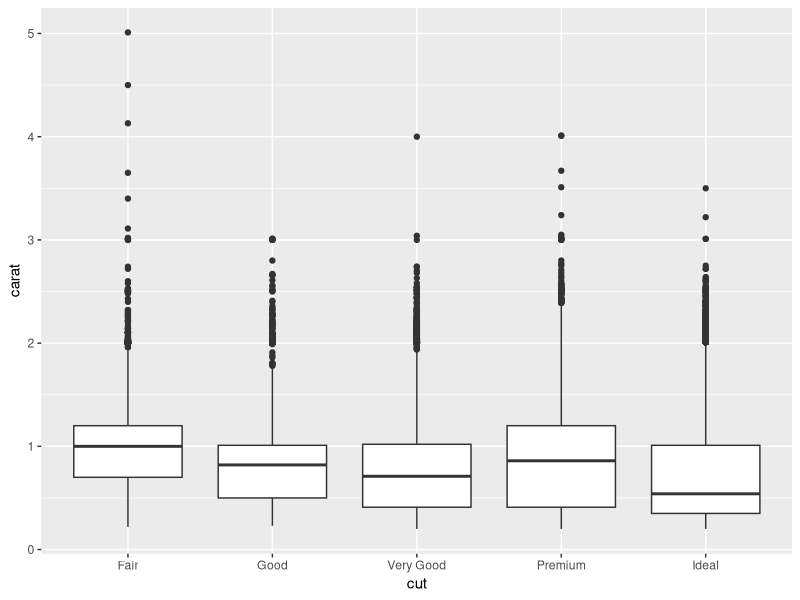
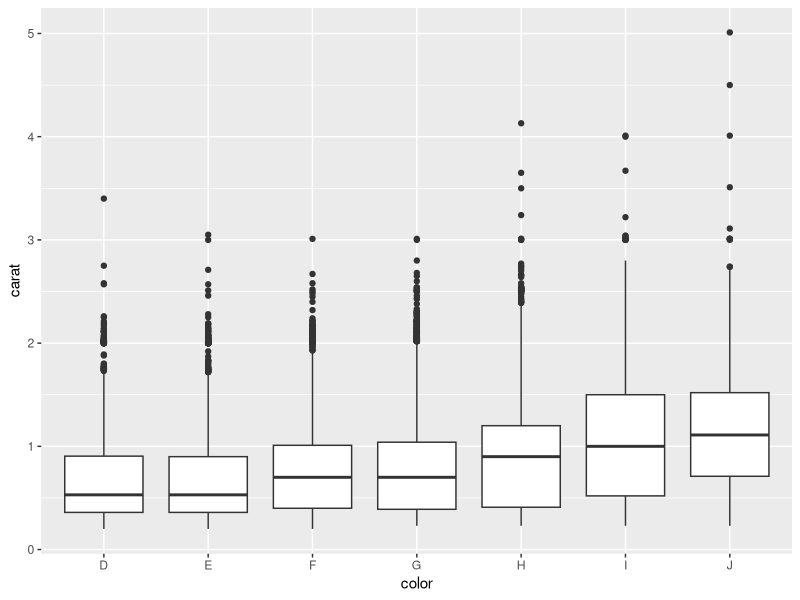
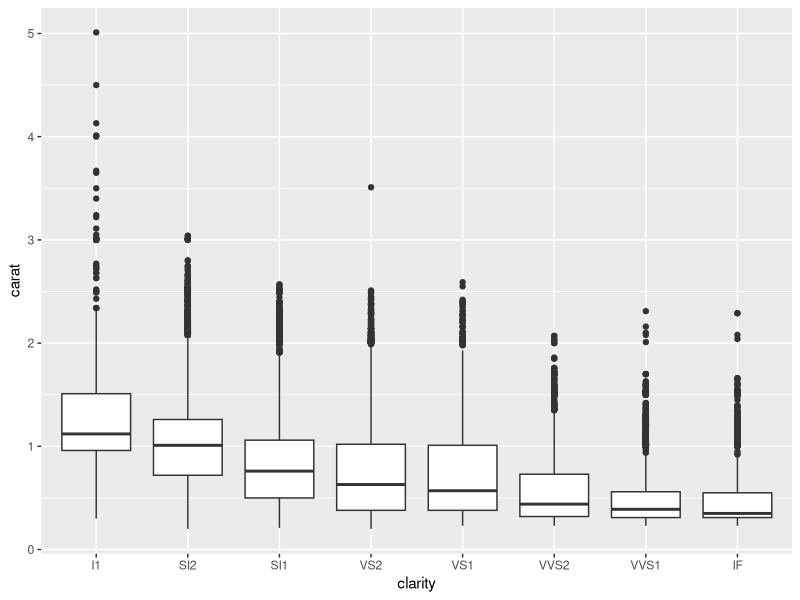

Reproduce these figures in R, in order.
## ---- chunk 1
library(ggplot2)
library(dplyr)

smaller <- diamonds %>% 
  filter(carat <= 2.5)
## ---- chunk 2
knitr::opts_chunk$set(
  echo = FALSE
)
## ---- chunk 3
diamonds %>% 
  ggplot(aes(cut,carat)) +
  geom_boxplot()
## ---- chunk 4
diamonds %>% 
  ggplot(aes(color,carat)) +
  geom_boxplot()    
## ---- chunk 5
diamonds %>% 
  ggplot(aes(clarity,carat)) +
  geom_boxplot()

## ---- chunk 6
smaller <- diamonds %>% 
  filter(carat <= 2.5)
lubridate::now()
## ---- chunk 7
smaller <- smaller %>% 
  mutate(cheap = price < 350)
lubridate::now()
## ---- chunk 8
smaller <- smaller %>% 
  mutate(expensive = price >17000) 
lubridate::now()
## ---- chunk 9
smaller %>% 
  summarise(
    avgPrice = mean(price),
    cheapCount = sum(cheap),
    expensiveCount = sum(expensive)
  )
lubridate::now()
